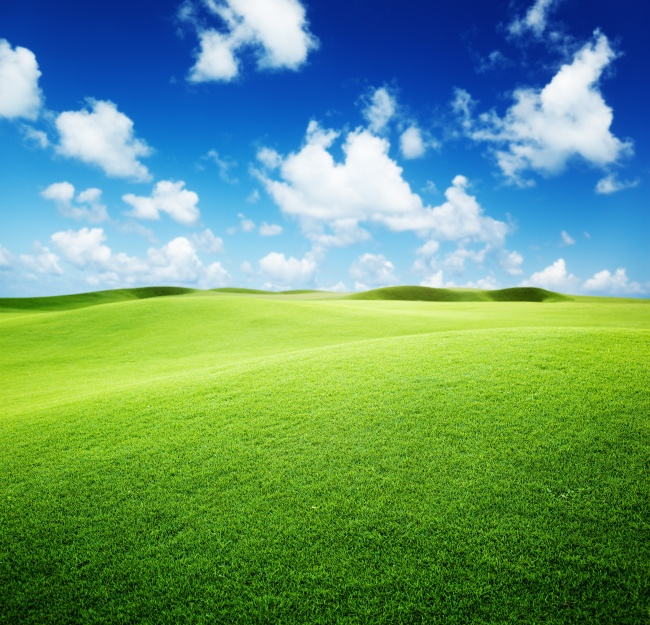
#> input picture experiments/mix_images/land.jpg, 650 x 625 px, given in place of the camera
$ python find_contour.py
#> lines starting #> are read from the running program, lines starting #| are printed output that depends on the picture; after the words box and inside, x2 and y2 are one past the last pixel; in counts of white or black regions, pixels touching at a corner belong together
### source/getting_started/imgproc/webcam_gui.py
import cv2


def webcam_gui(exp_func, video_index=0, *arg, **kwarg):

#> called with video_index = 0
    cap = cv2.VideoCapture(video_index)

    key_code = -1

    while(key_code == -1):
        # Capture frame-by-frame
        ret, frame = cap.read()
#> frame is the input picture: shape (625, 650, 3); mean B, G, R 116.5, 150.9, 100.7

        # image processing functions
        frame_out = exp_func(frame=frame, *arg, **kwarg)

        # Load the frame into a window named as 'Press any key to exit'
        cv2.imshow('Press any key to exit', frame_out)

        # wait for the key
        key_code = cv2.waitKey(10)

    # When everything done, release the capture
    cap.release()
    cv2.destroyAllWindows()


# [3 lines that do not run on import are left out]

### source/getting_started/find_contours/find_contour.py

import cv2
from webcam_gui import webcam_gui

def imgproc(frame):

    # convert color to gray scale and show it
    gray = cv2.cvtColor(frame, cv2.COLOR_BGR2GRAY)
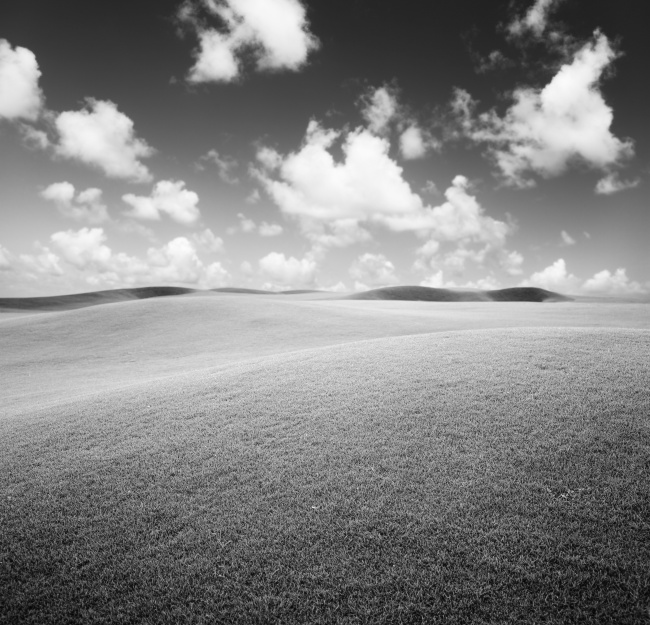
#> gray: shape (625, 650); min 4, max 252, mean 132
    cv2.imshow('gray', gray)

    # convert image to black and white and show it
    thresh1, thresh = cv2.threshold(gray, 100, 255, cv2.THRESH_BINARY)
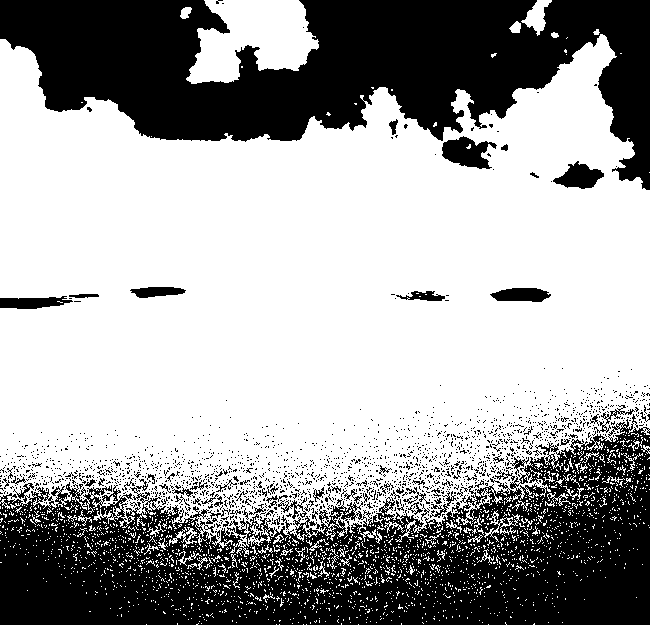
#> thresh: shape (625, 650); 63.3% white; 1793 black regions (1715 under 20 px)
    cv2.imshow('thresh', thresh)

    # find contours!
    contours, hry = cv2.findContours(thresh, cv2.RETR_TREE, cv2.CHAIN_APPROX_SIMPLE)
#> contours = 5479 contours, 5310 with area under 20; largest, box (x1, y1, x2, y2) and area: (0, 34, 650, 557) 251506, (186, 0, 319, 84) 7084, (441, 135, 498, 170) 1180, (552, 160, 605, 190) 866, (489, 287, 552, 303) 710

    # draw all the contours
    cpframe = frame.copy()
    cv2.drawContours(cpframe, contours, -1, (0,255,0), 3)
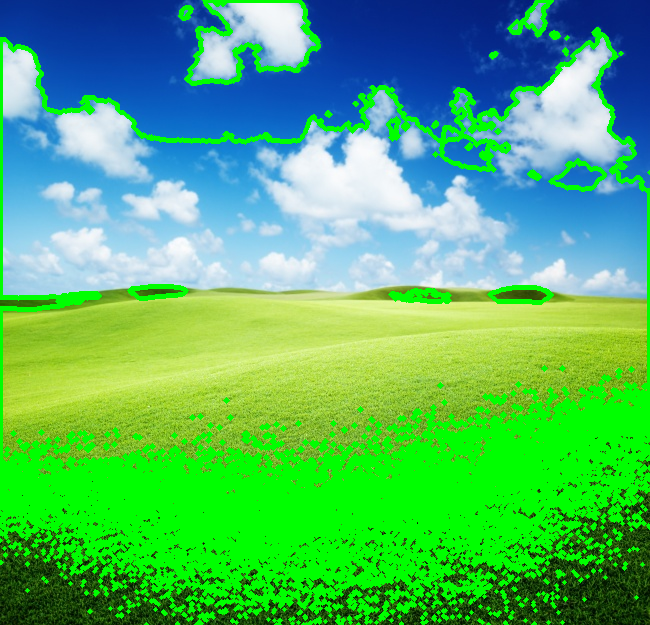
#> cpframe: shape (625, 650, 3); mean B, G, R 104.5, 184.4, 81.5
    cv2.imshow('cpframe', cpframe)

    # do various tests and modification
    contours = [ctr for ctr in contours if cv2.contourArea(ctr) > 10]
#> contours = 405 contours, 236 with area under 20; largest, box (x1, y1, x2, y2) and area: (0, 34, 650, 557) 251506, (186, 0, 319, 84) 7084, (441, 135, 498, 170) 1180, (552, 160, 605, 190) 866, (489, 287, 552, 303) 710
    contours = [cv2.approxPolyDP(ctr, 5  , True) for ctr in contours]
#> contours = 405 contours, 341 with area under 20; largest, box (x1, y1, x2, y2) and area: (0, 34, 650, 557) 253056, (186, 0, 319, 80) 6768, (441, 135, 496, 168) 1032, (552, 160, 605, 189) 784, (489, 287, 552, 303) 586
    contours = [ctr for ctr in contours if cv2.isContourConvex(ctr)]
#> contours = 46 contours, 1 with area under 20; largest, box (x1, y1, x2, y2) and area: (552, 160, 605, 189) 784, (489, 287, 552, 303) 586, (521, 0, 552, 36) 525, (129, 290, 187, 299) 228, (395, 290, 446, 299) 184
    contours = [ctr for ctr in contours if len(ctr) == 4]
#> contours = 6 contours; box (x1, y1, x2, y2) and area: (552, 160, 605, 189) 784, (521, 0, 552, 36) 525, (294, 521, 309, 539) 125, (65, 481, 79, 498) 102, (16, 483, 31, 500) 98, (412, 501, 424, 516) 86

    # draw on the frame
    cv2.drawContours(frame, contours, -1, (0,255,0), 3)
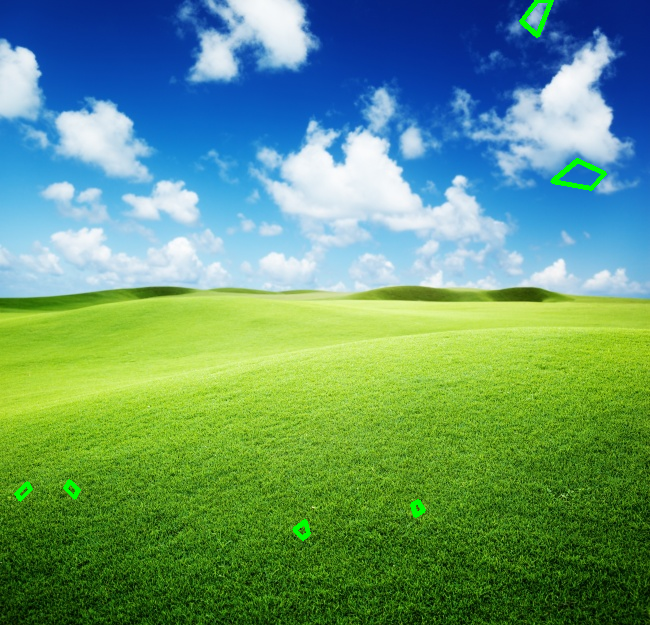
#> frame: shape (625, 650, 3); 0.44% of pixels changed, all inside (x1, y1, x2, y2) = (14, 0, 607, 541)

    return frame

if __name__ == "__main__":
    webcam_gui(imgproc)
#> (key Esc is pressed here)
